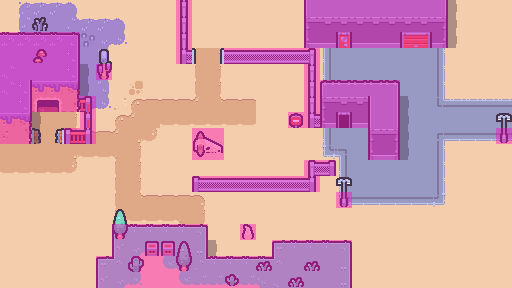

The image is a tile-based game level rendered from a .tmx file. Its description and source (layers, tilesets, objects; grid data summarised) follow:
An orthogonal 32x18 tile map with 16x16 px tiles, 5 tile layers (ground, mound1, decor, shadow, ...), 2 tilesets.

<map version="1.10" tiledversion="1.11.2" orientation="orthogonal" renderorder="right-down" width="32" height="18" tilewidth="16" tileheight="16" infinite="0" nextlayerid="9" nextobjectid="1">
 <editorsettings>
  <export target="one.csv" format="csv" />
 </editorsettings>
 <tileset firstgid="1" source="tilemap_packed.tsx" />
 <tileset firstgid="235" source="collision.tsx" />
 <layer id="1" name="ground" width="32" height="18">
  <data>[576 cells, 576 non-empty, 38 distinct tile ids]</data>
 </layer>
 <layer id="2" name="mound1" width="32" height="18">
  <data>[576 cells, 121 non-empty, 38 distinct tile ids]</data>
 </layer>
 <layer id="3" name="decor" width="32" height="18">
  <data>[576 cells, 63 non-empty, 41 distinct tile ids]</data>
 </layer>
 <layer id="4" name="shadow" width="32" height="18" opacity="0.4">
  <data>[576 cells, 12 non-empty, 1 distinct tile ids]</data>
 </layer>
 <layer id="8" name="collision" width="32" height="18" opacity="0.4">
  <data>[576 cells, 161 non-empty, 1 distinct tile ids]</data>
 </layer>
</map>
